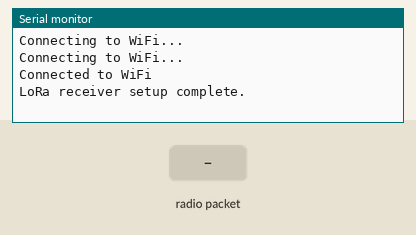
Recording of a sketch running on a simulated ESP32. Shown: the last lines printed to the serial monitor. Inputs (shaded band) come from the test bench. WiFi joins after 1.5 s; servers stay silent unless stated; uploads are accepted with an empty reply; no radio packets arrive unless stated.

Above: at 3.2 s.
3.3 s: radio packet "1" arrives
At 3.9 s:
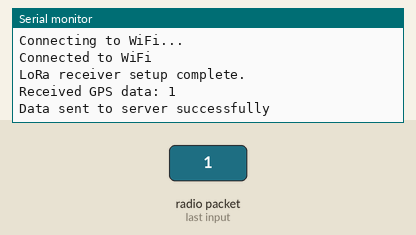
5.0 s: radio packet "0" arrives
At 5.16 s:
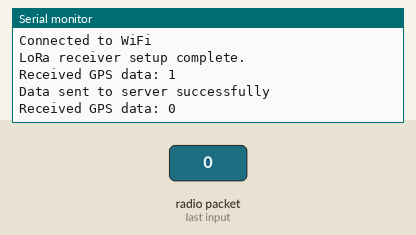
6.5 s: radio packet "2" arrives
At 7.5 s:
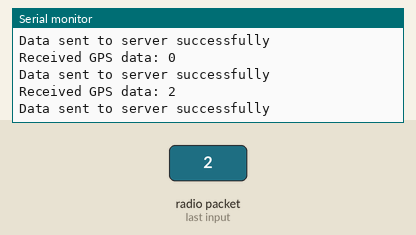

Measured:
- after the input at 3.3 s, the serial monitor: prints a new line at once (image 1)
- after the input at 5.0 s, the serial monitor: prints a new line at once (image 2)
- after the input at 6.5 s, the serial monitor: prints a new line at once (image 3)

The sketch:

Reciever.ino
```cpp
#include <SPI.h>
#include <LoRa.h>
#include <WiFi.h>
#include <HTTPClient.h>

const char* ssid = "JYO";
const char* password = "Nana_9177";
const char* serverUrl = "http://your-server-ip:5000/update-location";  // Node.js server endpoint

void setup() {
  Serial.begin(9600);

  // Initialize WiFi
  WiFi.begin(ssid, password);
  while (WiFi.status() != WL_CONNECTED) {
    delay(1000);
    Serial.println("Connecting to WiFi...");
  }
  Serial.println("Connected to WiFi");

  // LoRa setup
  LoRa.setPins(5, 14, 26);  // NSS, RESET, DIO0 for LoRa
  if (!LoRa.begin(433E6)) {  // Set frequency to 433 MHz (adjust as per your module)
    Serial.println("Starting LoRa failed!");
    while (1);
  }
  Serial.println("LoRa receiver setup complete.");
}

void sendToServer(String gpsData) {
  if (WiFi.status() == WL_CONNECTED) {
    HTTPClient http;
    http.begin(serverUrl);
    http.addHeader("Content-Type", "application/json");

    // Parse latitude and longitude from received data
    int commaIndex = gpsData.indexOf(',');
    String latitude = gpsData.substring(0, commaIndex);
    String longitude = gpsData.substring(commaIndex + 1);

    // Create JSON payload
    String jsonPayload = "{\"latitude\":" + latitude + ",\"longitude\":" + longitude + "}";

    // Send HTTP POST request
    int httpResponseCode = http.POST(jsonPayload);
    if (httpResponseCode > 0) {
      Serial.println("Data sent to server successfully");
    } else {
      Serial.println("Error sending data to server");
    }
    http.end();
  } else {
    Serial.println("WiFi not connected");
  }
}

void loop() {
  int packetSize = LoRa.parsePacket();
  if (packetSize) {
    // Read LoRa packet
    String gpsData = "";
    while (LoRa.available()) {
      gpsData += (char)LoRa.read();
    }
    Serial.println("Received GPS data: " + gpsData);

    // Send GPS data to server
    sendToServer(gpsData);
  }
}
```
